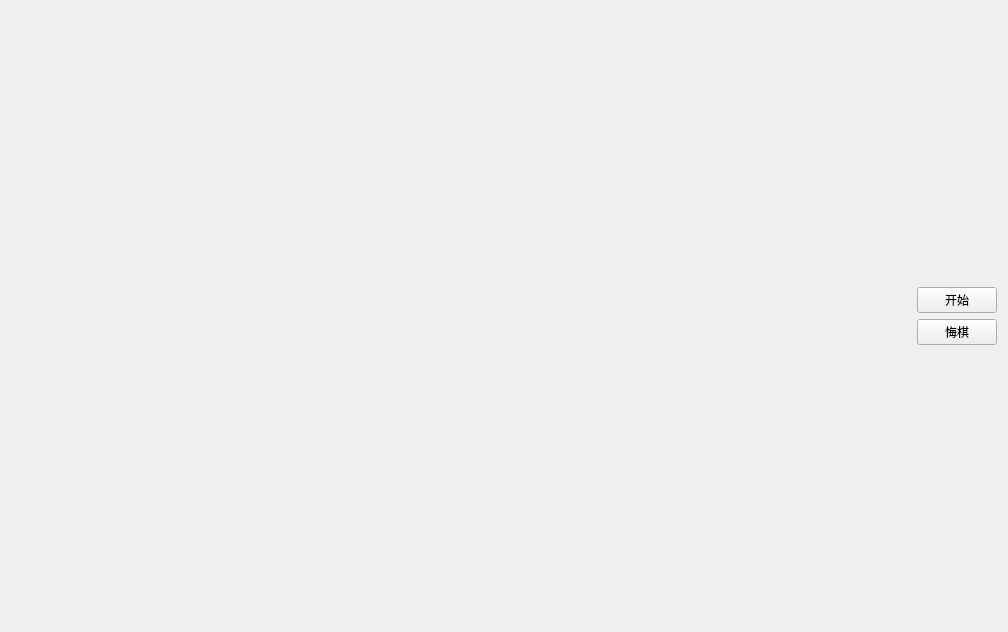
<?xml version="1.0" encoding="UTF-8"?>
<ui version="4.0">
 <class>CGobangGameWidget</class>
 <widget class="QWidget" name="CGobangGameWidget">
  <property name="geometry">
   <rect>
    <x>0</x>
    <y>0</y>
    <width>1008</width>
    <height>632</height>
   </rect>
  </property>
  <property name="windowTitle">
   <string>CChessWidget</string>
  </property>
  <layout class="QHBoxLayout" name="horizontalLayout_2">
   <item>
    <widget class="CChessBoardWidget" name="chessBoardWidget" native="true"/>
   </item>
   <item>
    <spacer name="horizontalSpacer">
     <property name="orientation">
      <enum>Qt::Horizontal</enum>
     </property>
     <property name="sizeHint" stdset="0">
      <size>
       <width>40</width>
       <height>20</height>
      </size>
     </property>
    </spacer>
   </item>
   <item>
    <layout class="QVBoxLayout" name="verticalLayout_2">
     <item>
      <spacer name="verticalSpacer">
       <property name="orientation">
        <enum>Qt::Vertical</enum>
       </property>
       <property name="sizeHint" stdset="0">
        <size>
         <width>20</width>
         <height>40</height>
        </size>
       </property>
      </spacer>
     </item>
     <item>
      <widget class="QPushButton" name="btnStart">
       <property name="text">
        <string>开始</string>
       </property>
      </widget>
     </item>
     <item>
      <widget class="QPushButton" name="btnTakeBackChess">
       <property name="text">
        <string>悔棋</string>
       </property>
      </widget>
     </item>
     <item>
      <spacer name="verticalSpacer_2">
       <property name="orientation">
        <enum>Qt::Vertical</enum>
       </property>
       <property name="sizeHint" stdset="0">
        <size>
         <width>20</width>
         <height>40</height>
        </size>
       </property>
      </spacer>
     </item>
    </layout>
   </item>
  </layout>
 </widget>
 <customwidgets>
  <customwidget>
   <class>CChessBoardWidget</class>
   <extends>QWidget</extends>
   <header>ChessBoardWidget.h</header>
   <container>1</container>
  </customwidget>
 </customwidgets>
 <resources/>
 <connections/>
</ui>
